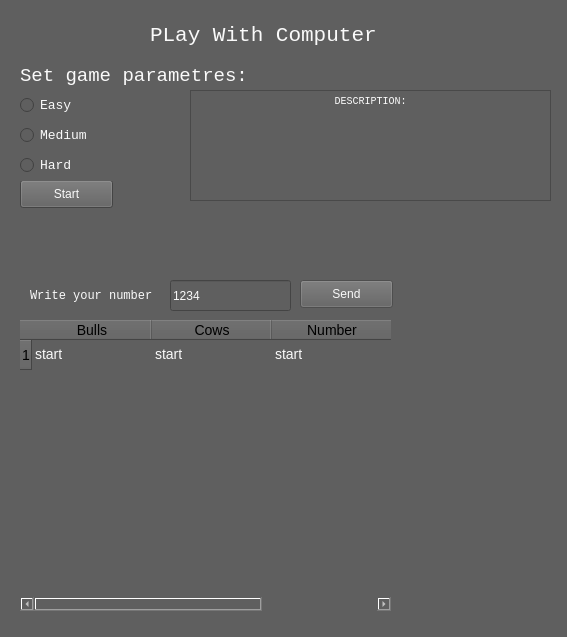
<?xml version="1.0" encoding="UTF-8"?>
<ui version="4.0">
 <class>SecondWindow</class>
 <widget class="QMainWindow" name="SecondWindow">
  <property name="geometry">
   <rect>
    <x>0</x>
    <y>0</y>
    <width>567</width>
    <height>637</height>
   </rect>
  </property>
  <property name="windowTitle">
   <string>MainWindow</string>
  </property>
  <property name="styleSheet">
   <string notr="true">QWidget {
	background-color: rgb(95, 95, 95);
	color: rgb(250, 250, 250);
}
</string>
  </property>
  <widget class="QWidget" name="centralwidget">
   <widget class="QPushButton" name="pushButton">
    <property name="geometry">
     <rect>
      <x>20</x>
      <y>180</y>
      <width>93</width>
      <height>28</height>
     </rect>
    </property>
    <property name="text">
     <string>Start</string>
    </property>
   </widget>
   <widget class="QLabel" name="label_3">
    <property name="geometry">
     <rect>
      <x>30</x>
      <y>280</y>
      <width>151</width>
      <height>31</height>
     </rect>
    </property>
    <property name="font">
     <font>
      <family>Lucida Console</family>
     </font>
    </property>
    <property name="text">
     <string>Write your number</string>
    </property>
   </widget>
   <widget class="QRadioButton" name="easy">
    <property name="geometry">
     <rect>
      <x>20</x>
      <y>90</y>
      <width>191</width>
      <height>31</height>
     </rect>
    </property>
    <property name="font">
     <font>
      <family>Lucida Console</family>
      <pointsize>10</pointsize>
     </font>
    </property>
    <property name="text">
     <string>Easy</string>
    </property>
   </widget>
   <widget class="QRadioButton" name="hard">
    <property name="geometry">
     <rect>
      <x>20</x>
      <y>150</y>
      <width>191</width>
      <height>31</height>
     </rect>
    </property>
    <property name="font">
     <font>
      <family>Lucida Console</family>
      <pointsize>10</pointsize>
     </font>
    </property>
    <property name="text">
     <string>Hard</string>
    </property>
   </widget>
   <widget class="QLabel" name="label">
    <property name="geometry">
     <rect>
      <x>150</x>
      <y>10</y>
      <width>291</width>
      <height>51</height>
     </rect>
    </property>
    <property name="font">
     <font>
      <family>Lucida Console</family>
      <pointsize>16</pointsize>
     </font>
    </property>
    <property name="contextMenuPolicy">
     <enum>Qt::NoContextMenu</enum>
    </property>
    <property name="text">
     <string>PLay With Computer</string>
    </property>
   </widget>
   <widget class="QLineEdit" name="number">
    <property name="enabled">
     <bool>false</bool>
    </property>
    <property name="geometry">
     <rect>
      <x>170</x>
      <y>280</y>
      <width>121</width>
      <height>31</height>
     </rect>
    </property>
    <property name="text">
     <string>1234</string>
    </property>
   </widget>
   <widget class="QRadioButton" name="medium">
    <property name="geometry">
     <rect>
      <x>20</x>
      <y>120</y>
      <width>191</width>
      <height>31</height>
     </rect>
    </property>
    <property name="font">
     <font>
      <family>Lucida Console</family>
      <pointsize>10</pointsize>
     </font>
    </property>
    <property name="text">
     <string>Medium</string>
    </property>
   </widget>
   <widget class="QTableWidget" name="tableWidget">
    <property name="geometry">
     <rect>
      <x>20</x>
      <y>320</y>
      <width>371</width>
      <height>291</height>
     </rect>
    </property>
    <property name="sizePolicy">
     <sizepolicy hsizetype="Expanding" vsizetype="Expanding">
      <horstretch>0</horstretch>
      <verstretch>0</verstretch>
     </sizepolicy>
    </property>
    <property name="font">
     <font>
      <pointsize>-1</pointsize>
      <stylestrategy>PreferDefault</stylestrategy>
     </font>
    </property>
    <property name="styleSheet">
     <string notr="true">QWidget {
	border: none;
	color: rgb(250, 250, 250);
	font-size: 14px;
}
</string>
    </property>
    <property name="gridStyle">
     <enum>Qt::NoPen</enum>
    </property>
    <property name="sortingEnabled">
     <bool>false</bool>
    </property>
    <attribute name="horizontalHeaderCascadingSectionResizes">
     <bool>false</bool>
    </attribute>
    <attribute name="horizontalHeaderDefaultSectionSize">
     <number>120</number>
    </attribute>
    <attribute name="horizontalHeaderShowSortIndicator" stdset="0">
     <bool>false</bool>
    </attribute>
    <attribute name="verticalHeaderCascadingSectionResizes">
     <bool>false</bool>
    </attribute>
    <attribute name="verticalHeaderShowSortIndicator" stdset="0">
     <bool>true</bool>
    </attribute>
    <attribute name="verticalHeaderStretchLastSection">
     <bool>false</bool>
    </attribute>
    <row>
     <property name="text">
      <string>1</string>
     </property>
     <property name="foreground">
      <brush brushstyle="SolidPattern">
       <color alpha="255">
        <red>0</red>
        <green>0</green>
        <blue>0</blue>
       </color>
      </brush>
     </property>
    </row>
    <column>
     <property name="text">
      <string>Bulls</string>
     </property>
     <property name="background">
      <color>
       <red>255</red>
       <green>255</green>
       <blue>255</blue>
      </color>
     </property>
     <property name="foreground">
      <brush brushstyle="SolidPattern">
       <color alpha="255">
        <red>0</red>
        <green>0</green>
        <blue>0</blue>
       </color>
      </brush>
     </property>
    </column>
    <column>
     <property name="text">
      <string>Cows</string>
     </property>
     <property name="background">
      <color>
       <red>255</red>
       <green>255</green>
       <blue>255</blue>
      </color>
     </property>
     <property name="foreground">
      <brush brushstyle="SolidPattern">
       <color alpha="255">
        <red>0</red>
        <green>0</green>
        <blue>0</blue>
       </color>
      </brush>
     </property>
    </column>
    <column>
     <property name="text">
      <string>Number</string>
     </property>
     <property name="background">
      <color>
       <red>255</red>
       <green>255</green>
       <blue>255</blue>
      </color>
     </property>
     <property name="foreground">
      <brush brushstyle="SolidPattern">
       <color alpha="255">
        <red>0</red>
        <green>0</green>
        <blue>0</blue>
       </color>
      </brush>
     </property>
    </column>
    <item row="0" column="0">
     <property name="text">
      <string>start</string>
     </property>
     <property name="background">
      <brush brushstyle="NoBrush">
       <color alpha="255">
        <red>0</red>
        <green>0</green>
        <blue>0</blue>
       </color>
      </brush>
     </property>
    </item>
    <item row="0" column="1">
     <property name="text">
      <string>start</string>
     </property>
    </item>
    <item row="0" column="2">
     <property name="text">
      <string>start</string>
     </property>
    </item>
   </widget>
   <widget class="QLabel" name="label_2">
    <property name="geometry">
     <rect>
      <x>20</x>
      <y>60</y>
      <width>281</width>
      <height>31</height>
     </rect>
    </property>
    <property name="font">
     <font>
      <family>Lucida Console</family>
      <pointsize>14</pointsize>
     </font>
    </property>
    <property name="text">
     <string>Set game parametres:</string>
    </property>
   </widget>
   <widget class="QTextBrowser" name="textBrowser">
    <property name="geometry">
     <rect>
      <x>190</x>
      <y>90</y>
      <width>361</width>
      <height>111</height>
     </rect>
    </property>
    <property name="font">
     <font>
      <family>Lucida Console</family>
      <pointsize>10</pointsize>
     </font>
    </property>
    <property name="html">
     <string>&lt;!DOCTYPE HTML PUBLIC &quot;-//W3C//DTD HTML 4.0//EN&quot; &quot;http://www.w3.org/TR/REC-html40/strict.dtd&quot;&gt;
&lt;html&gt;&lt;head&gt;&lt;meta name=&quot;qrichtext&quot; content=&quot;1&quot; /&gt;&lt;style type=&quot;text/css&quot;&gt;
p, li { white-space: pre-wrap; }
&lt;/style&gt;&lt;/head&gt;&lt;body style=&quot; font-family:'Lucida Console'; font-size:10pt; font-weight:400; font-style:normal;&quot;&gt;
&lt;p align=&quot;center&quot; style=&quot; margin-top:0px; margin-bottom:0px; margin-left:0px; margin-right:0px; -qt-block-indent:0; text-indent:0px;&quot;&gt;&lt;span style=&quot; font-family:'MS Shell Dlg 2'; font-size:7.8pt;&quot;&gt;DESCRIPTION:&lt;/span&gt;&lt;/p&gt;&lt;/body&gt;&lt;/html&gt;</string>
    </property>
   </widget>
   <widget class="QPushButton" name="sendButton">
    <property name="enabled">
     <bool>false</bool>
    </property>
    <property name="geometry">
     <rect>
      <x>300</x>
      <y>280</y>
      <width>93</width>
      <height>28</height>
     </rect>
    </property>
    <property name="text">
     <string>Send</string>
    </property>
    <property name="iconSize">
     <size>
      <width>16</width>
      <height>16</height>
     </size>
    </property>
    <property name="autoRepeatInterval">
     <number>100</number>
    </property>
   </widget>
  </widget>
  <widget class="QStatusBar" name="statusbar"/>
 </widget>
 <resources/>
 <connections/>
</ui>
